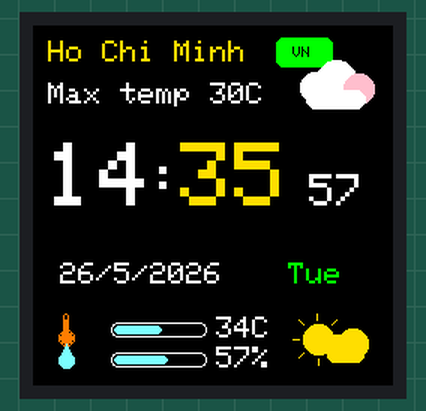
Bench run of a sketch on a simulated ESP32-C3. Parts: 240×240 colour display.

Above: at 0.3 s.
At 4.1 s:
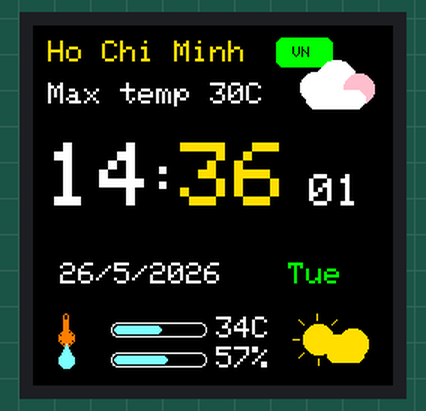
At 9.1 s:
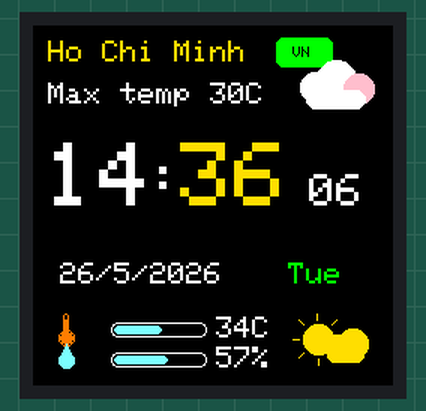
At 19.1 s:
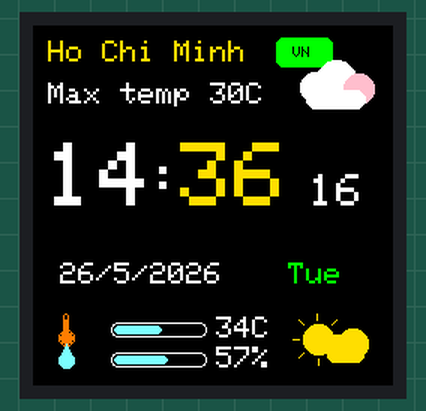
At 28.1 s:
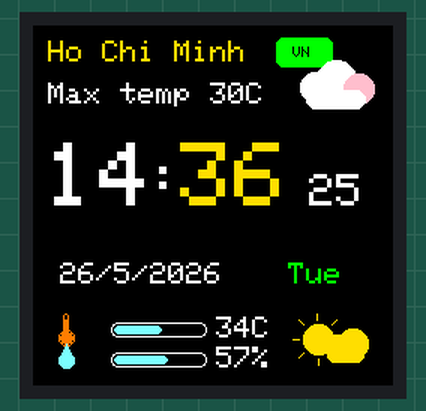
At 38.1 s:
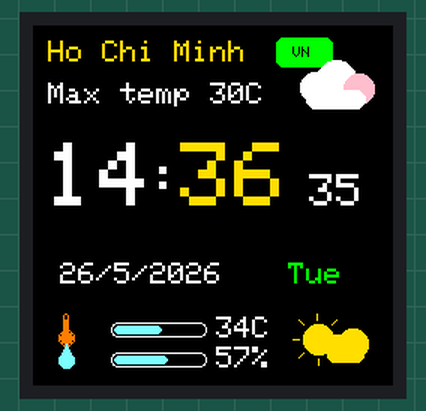

Measured:
- what the display in image 1 shows lasts 1.0 s, from 4.0 s to 5.0 s

The sketch:

esp32c3_clock_v3_layout_tweaks.ino
```cpp
#include <Adafruit_GFX.h>
#include <Adafruit_ST7789.h>
#include <SPI.h>

#define TFT_CS   7
#define TFT_DC   2
#define TFT_RST  3
#define TFT_SCLK 4
#define TFT_MOSI 6
#define BTN_PIN  5

Adafruit_ST7789 tft = Adafruit_ST7789(TFT_CS, TFT_DC, TFT_RST);

unsigned long lastTick = 0;
int hh = 14, mm = 35, ss = 57;
int dayNum = 26, monthNum = 5, yearNum = 2026;
int tempNow = 34;
int humidity = 57;
String city = "Ho Chi Minh";
String country = "VN";
String weatherLabel = "Clouds";
const char* weekDay = "Tue";

uint16_t C_BG = ST77XX_BLACK;
uint16_t C_WHITE = ST77XX_WHITE;
uint16_t C_YELLOW = 0xFEE0;
uint16_t C_CYAN = 0x7FFF;
uint16_t C_GREEN = 0x07E0;
uint16_t C_BLUEBADGE = 0xC71F;
uint16_t C_PINK = 0xFDF9;
uint16_t C_THERMO = 0xFBE0;

void drawCloudTop(int x, int y) {
  tft.fillCircle(x + 10, y + 16, 10, C_WHITE);
  tft.fillCircle(x + 24, y + 11, 13, C_WHITE);
  tft.fillCircle(x + 39, y + 17, 10, C_PINK);
  tft.fillRoundRect(x + 4, y + 18, 40, 13, 6, C_WHITE);
}

void drawBottomSun(int x, int y) {
  tft.fillCircle(x + 12, y + 16, 10, C_YELLOW);
  for (int i = 0; i < 8; i++) {
    float a = i * 0.785398f;
    int x1 = x + 12 + cos(a) * 13;
    int y1 = y + 16 + sin(a) * 13;
    int x2 = x + 12 + cos(a) * 17;
    int y2 = y + 16 + sin(a) * 17;
    tft.drawLine(x1, y1, x2, y2, C_YELLOW);
  }
  tft.fillCircle(x + 24, y + 21, 8, C_YELLOW);
  tft.fillCircle(x + 35, y + 19, 10, C_YELLOW);
  tft.fillRoundRect(x + 18, y + 22, 25, 10, 5, C_YELLOW);
}

void drawThermoIcon(int x, int y) {
  tft.drawCircle(x + 6, y + 16, 5, C_THERMO);
  tft.fillCircle(x + 6, y + 16, 4, C_THERMO);
  tft.drawRoundRect(x + 4, y, 4, 16, 2, C_THERMO);
  tft.fillRect(x + 5, y + 4, 2, 8, C_THERMO);
}

void drawDropIcon(int x, int y) {
  tft.fillTriangle(x + 6, y, x + 1, y + 9, x + 11, y + 9, C_CYAN);
  tft.fillCircle(x + 6, y + 11, 5, C_CYAN);
}

void drawStaticUI() {
  tft.fillScreen(C_BG);
  tft.setTextWrap(false);

  tft.setTextColor(C_YELLOW, C_BG);
  tft.setTextSize(2);
  tft.setCursor(10, 10);
  tft.print(city);

  tft.fillRoundRect(162, 8, 38, 20, 5, C_GREEN);
  tft.setTextColor(C_BG, C_GREEN);
  tft.setTextSize(1);
  tft.setCursor(173, 14);
  tft.print(country);

  drawCloudTop(178, 25);

  tft.setTextColor(C_WHITE, C_BG);
  tft.setTextSize(2);
  tft.setCursor(10, 38);
  tft.print("Max temp 30C");

  tft.fillRoundRect(150, 96, 62, 18, 4, C_WHITE);
  tft.setTextColor(C_BLUEBADGE, C_WHITE);
  tft.setTextSize(1);
  tft.setCursor(160, 102);
  tft.print(weatherLabel);

  tft.setTextColor(C_WHITE, C_BG);
  tft.setTextSize(2);
  tft.setCursor(18, 158);
  tft.print(dayNum); tft.print('/'); tft.print(monthNum); tft.print('/'); tft.print(yearNum);

  tft.setTextColor(C_GREEN, C_BG);
  tft.setCursor(170, 158);
  tft.print(weekDay);

  drawThermoIcon(16, 192);
  drawDropIcon(16, 212);

  tft.drawRoundRect(52, 198, 64, 10, 4, C_WHITE);
  tft.fillRoundRect(54, 200, 32, 6, 3, C_CYAN);
  tft.drawRoundRect(52, 218, 64, 10, 4, C_WHITE);
  tft.fillRoundRect(54, 220, 36, 6, 3, C_CYAN);

  tft.setTextColor(C_WHITE, C_BG);
  tft.setTextSize(2);
  tft.setCursor(122, 194);
  tft.print(tempNow); tft.print("C");
  tft.setCursor(122, 214);
  tft.print(humidity); tft.print('%');

  drawBottomSun(178, 193);
}

void drawTime() {
  tft.fillRect(6, 66, 228, 76, C_BG);

  tft.setTextSize(6);
  tft.setTextColor(C_WHITE, C_BG);
  tft.setCursor(8, 78);
  if (hh < 10) tft.print('0');
  tft.print(hh);

  tft.setTextColor(C_WHITE, C_BG);
  tft.setTextSize(5);
  tft.setCursor(74, 84);
  tft.print(':');

  tft.setTextColor(C_YELLOW, C_BG);
  tft.setTextSize(6);
  tft.setCursor(98, 78);
  if (mm < 10) tft.print('0');
  tft.print(mm);

  tft.setTextColor(C_WHITE, C_BG);
  tft.setTextSize(3);
  tft.setCursor(184, 99);
  if (ss < 10) tft.print('0');
  tft.print(ss);
}

void tickClock() {
  ss++;
  if (ss >= 60) { ss = 0; mm++; }
  if (mm >= 60) { mm = 0; hh++; }
  if (hh >= 24) hh = 0;
}

void setup() {
  pinMode(BTN_PIN, INPUT_PULLUP);
  SPI.begin(TFT_SCLK, -1, TFT_MOSI, TFT_CS);
  tft.init(240, 240);
  tft.setRotation(0);
  drawStaticUI();
  drawTime();
}

void loop() {
  if (millis() - lastTick >= 1000) {
    lastTick = millis();
    tickClock();
    drawTime();
  }
}
```
